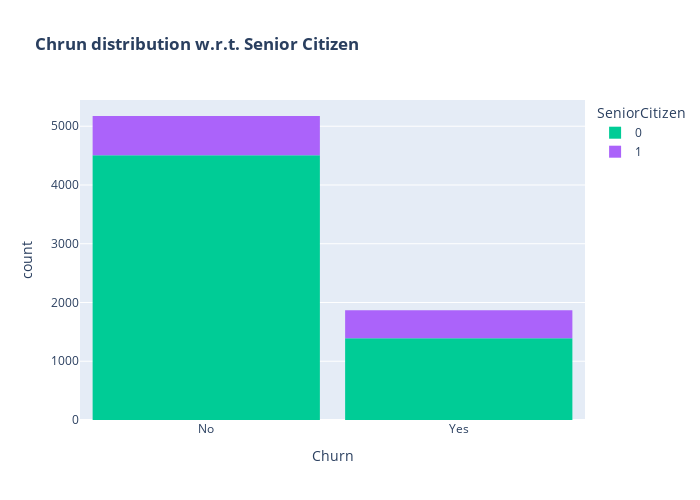

The notebook cell saved with this chart:
### Markdown cell above
There is a correlation between customer churning and the payment method. Customers who used Electronic Check are more likely to unsubscribe as compared to customers under Mail Check, Bank Transfer and Automatic credit card deductions.

### Code cell
color_map = {"Yes": '#00CC96', "No": '#B6E880'}
fig = px.histogram(df, x="Churn", color="SeniorCitizen", title="<b>Chrun distribution w.r.t. Senior Citizen</b>", color_discrete_map=color_map)
fig.update_layout(width=700, height=500, bargap=0.1)
fig.show()

### Figure 1 — Plotly figure (JSON) as saved in the notebook; plotly's stock layout.template omitted (floating-point values rounded to 4 significant figures; data arrays with more than 128 entries replaced by an {"elided": "..."} marker saying what was removed)
{"data": [{"bingroup": "x", "hovertemplate": "SeniorCitizen=0<br>Churn=%{x}<br>count=%{y}<extra></extra>", "legendgroup": "0", "marker": {"color": "#00cc96", "pattern": {"shape": ""}}, "name": "0", "orientation": "v", "showlegend": true, "type": "histogram", "x": {"elided": "5901 str values"}, "xaxis": "x", "yaxis": "y"}, {"bingroup": "x", "hovertemplate": "SeniorCitizen=1<br>Churn=%{x}<br>count=%{y}<extra></extra>", "legendgroup": "1", "marker": {"color": "#ab63fa", "pattern": {"shape": ""}}, "name": "1", "orientation": "v", "showlegend": true, "type": "histogram", "x": {"elided": "1142 str values"}, "xaxis": "x", "yaxis": "y"}], "layout": {"bargap": 0.1, "barmode": "relative", "height": 500, "legend": {"title": {"text": "SeniorCitizen"}, "tracegroupgap": 0}, "title": {"text": "<b>Chrun distribution w.r.t. Senior Citizen</b>"}, "width": 700, "xaxis": {"anchor": "y", "domain": [0, 1], "title": {"text": "Churn"}}, "yaxis": {"anchor": "x", "domain": [0, 1], "title": {"text": "count"}}}}
